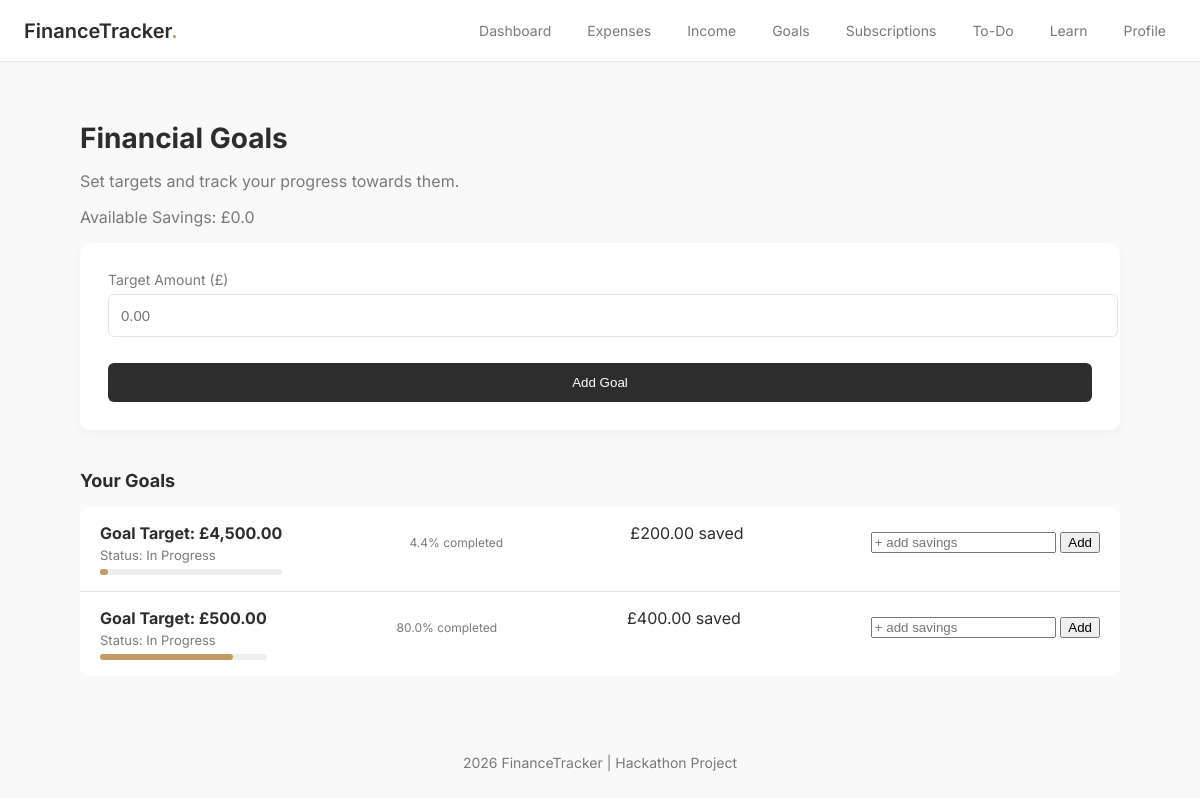
Screenshot of /goals/oleksii with the database file from the repository.
### tables this page shows
CREATE TABLE users (
        id INTEGER PRIMARY KEY AUTOINCREMENT,
        username TEXT UNIQUE,
        streak INTEGER DEFAULT 0,
        email TEXT,
        password TEXT,
        balance REAL DEFAULT 0,
        savings REAL DEFAULT 0,
        last_active TEXT
    );

CREATE TABLE goals (
        id INTEGER PRIMARY KEY AUTOINCREMENT,
        user_id INTEGER,
        target REAL,
        current REAL DEFAULT 0,
        completed INTEGER DEFAULT 0
    );

### app.py (the view, shortened to what this page needs)
@app.route("/goals/<username>", methods=["GET", "POST"])
def goals(username):
    user_id = get_user_id(username)
    if not user_id:
        return redirect(url_for("index"))
    conn = get_db()
    user = conn.execute(
        "SELECT * FROM users WHERE id=?",
        (user_id,)
    ).fetchone()
    data = conn.execute(
        "SELECT * FROM goals WHERE user_id=?",
        (user_id,)
    ).fetchall()
    conn.close()
    return render_template(
        "goals.html",
        data=data,
        username=username,
        savings=user["savings"]  # ✅ now works
    )

### app.py (called while the page is built)
def get_db():
    conn = sqlite3.connect(DB)
    conn.row_factory = sqlite3.Row
    return conn

def get_user_id(username):
    conn = get_db()
    user = conn.execute(
        "SELECT id FROM users WHERE username=?",
        (username,)
    ).fetchone()
    conn.close()
    return user["id"] if user else None

@app.context_processor
def inject_user():
    username = request.view_args.get("username") if request.view_args else None
    return dict(current_user=username)

### templates/goals.html (shortened to what this page needs)
{% extends "layout.html" %}
{% block navbar %}
    {% include "navbar.html" %}
{% endblock %}
{% block content %}
<div class="container">
    <div class="dashboard-header">
        <h1>Financial Goals</h1>
        <p>Set targets and track your progress towards them.</p>
        <p>Available Savings: £{{ savings }}</p>
    </div>
    <div class="form-card" style="border-top-color: #C29B62;">
        <form method="POST">
            <div class="form-group">
                <label>Target Amount (£)</label>
                <input type="number" step="0.01" name="target" class="form-control" placeholder="0.00" required>
            </div>
            <button type="submit" class="btn-primary" style="width: 100%; margin-top: 8px;">Add Goal</button>
        </form>
    </div>
    <h3 class="section-title">Your Goals</h3>
    <div class="transaction-list">
        {% if data %}
            {% for g in data %}
                <div class="transaction-item">
                    <div class="tx-details">
                        <h4>Goal Target: £{{ "{:,.2f}".format(g.target|float) }}</h4>
                        <p>Status: {% if g.completed %}Completed 🎉{% else %}In Progress{% endif %}</p>
                        <div style="background:#eee; height:6px; border-radius:6px; margin-top:6px;">
                            <div style="
                                width: {{ (g.current / g.target * 100) if g.target > 0 else 0 }}%;
                                background:#C29B62;
                                height:6px;
                                border-radius:6px;">
                            </div>
                        </div>
                    </div>
                    <p style="font-size: 12px; color: #7A7A7A;">
                        {{ ((g.current / g.target) * 100) | round(1) if g.target > 0 else 0 }}% completed
                    </p>
                    <div class="tx-amount" style="color: #2D2D2D;">
                        £{{ "{:,.2f}".format(g.current|float) }} saved
                    </div>
                    <form method="POST" action="/update_goal/{{ current_user }}/{{ g.id }}" style="margin-top:8px;">
                        <input type="number" step="0.01" name="amount" placeholder="+ add savings" required>
                        <button type="submit">Add</button>
                    </form>
                </div>
            {% endfor %}
        {% else %}
            <div class="empty-state" style="padding: 32px; text-align: center; color: #7A7A7A;">
                No goals set yet. Start dreaming big!
            </div>
        {% endif %}
    </div>
</div>
{% endblock %}

### static/css/style.css (style rules this page uses)
body { font-family: 'Inter', -apple-system, BlinkMacSystemFont, "Segoe UI", sans-serif; background-color: #F9F9F9; color: #2D2D2D; margin: 0; -webkit-font-smoothing: antialiased; }
.container { max-width: 1040px; margin: 0 auto; padding: 40px 24px; }
.dashboard-header h1 { font-size: 28px; margin-bottom: 8px; }
.dashboard-header p { color: #7A7A7A; }
.section-title { font-size: 18px; margin: 40px 0 16px; }
.form-card { background: white; padding: 28px; border-radius: 10px; box-shadow: 0 4px 12px rgba(0,0,0,0.04); margin-bottom: 40px; }
.form-group { margin-bottom: 18px; }
.form-group label { font-size: 14px; color: #7A7A7A; display: block; margin-bottom: 6px; }
.form-control { width: 100%; padding: 12px; border-radius: 6px; border: 1px solid #E8E5E1; font-size: 15px; }
.btn-primary { background: #2D2D2D; color: white; border: none; padding: 12px; border-radius: 6px; cursor: pointer; }
.transaction-list { background: white; border-radius: 10px; overflow: hidden; }
.transaction-item { display: flex; justify-content: space-between; padding: 16px 20px; border-bottom: 1px solid #E8E5E1; }
.transaction-item:last-child { border-bottom: none; }
.tx-details h4 { margin: 0; }
.tx-details p { margin: 4px 0 0; font-size: 13px; color: #7A7A7A; }

### rows the page displays
users: savings "0.0"
goals: target "4,500.00", completed "In Progress", target+current "4.4", current "200.00"
goals: target "500.00", completed "In Progress", target+current "80.0", current "400.00"
